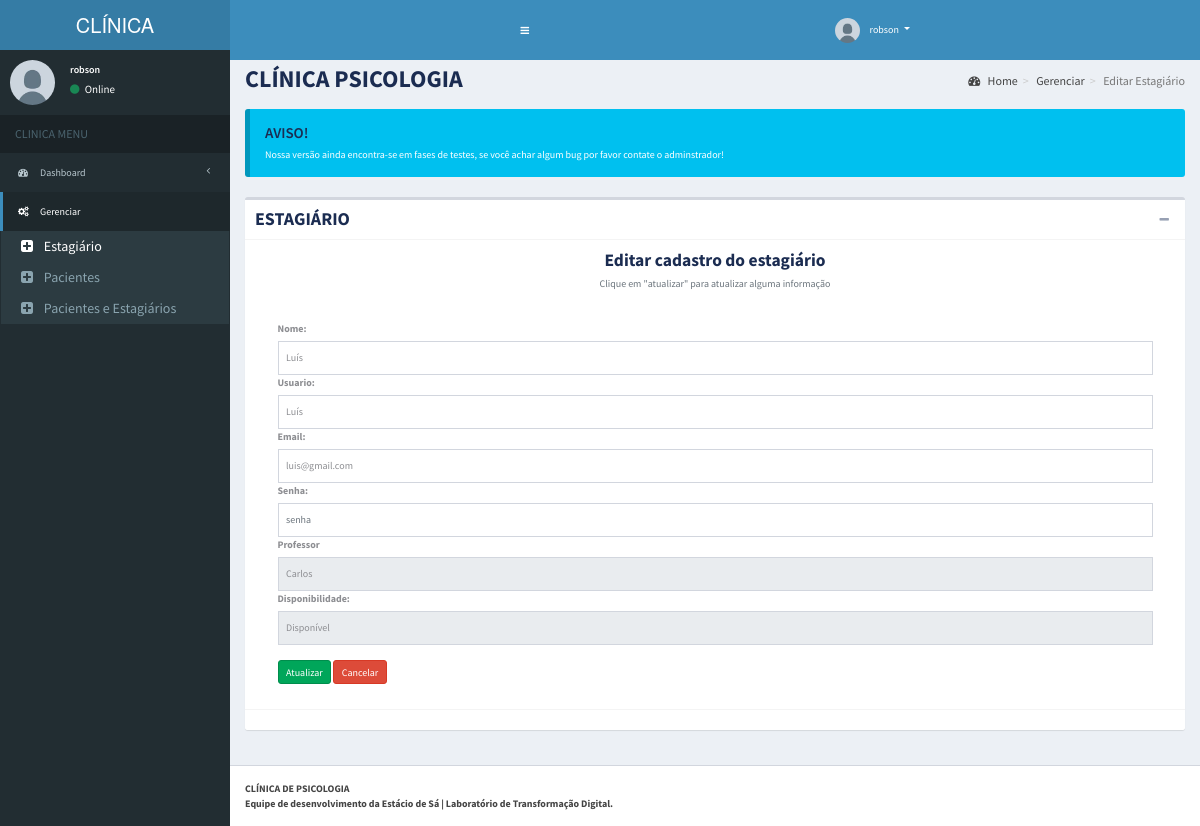
Page /professor/edit/edit-terapeuta.php?id=5 (signed in) on the committed database.
### tables this page shows
CREATE TABLE `tbl_user_terapeuta` (
  `id` int(11) NOT NULL,
  `id_disponibilidade` int(11) UNSIGNED NOT NULL,
  `id_professor` int(11) NOT NULL,
  `nome` varchar(50) NOT NULL,
  `usuario` varchar(20) NOT NULL,
  `email` varchar(100) NOT NULL,
  `senha` varchar(255) NOT NULL,
  `date` timestamp NOT NULL DEFAULT current_timestamp() ON UPDATE current_timestamp()
);

CREATE TABLE `tbl_professor` (
  `id` int(11) NOT NULL,
  `id_disponibilidade` int(11) UNSIGNED NOT NULL,
  `nome` varchar(50) NOT NULL,
  `usuario` varchar(20) NOT NULL,
  `email` varchar(100) NOT NULL,
  `senha` varchar(255) NOT NULL,
  `date` timestamp NOT NULL DEFAULT current_timestamp() ON UPDATE current_timestamp()
);

CREATE TABLE `tbl_disponibilidade` (
  `id` int(11) UNSIGNED NOT NULL,
  `disponibilidade` varchar(25) NOT NULL
);

### professor/edit/edit-terapeuta.php (the view, shortened to what this page needs)
<?php
include('../../db/conexao.php');
?>
<?php
$id = $_GET["id"];
?>
<!DOCTYPE html>
<html lang="pt-br">
<head>
  <link rel="stylesheet" href="../../admin/bootstrap/css/bootstrap.min.css">
  <link rel="stylesheet" href="https://maxcdn.bootstrapcdn.com/font-awesome/4.4.0/css/font-awesome.min.css">
  <link rel="stylesheet" href="https://code.ionicframework.com/ionicons/2.0.1/css/ionicons.min.css">
  <link rel="stylesheet" href="../../admin/dist/css/AdminLTE.min.css">
  <link rel="stylesheet" href="../../admin/dist/css/skins/_all-skins.min.css">
<body class="hold-transition skin-blue fixed sidebar-mini">
  <div class="wrapper">
    <head>
      <link rel="stylesheet" href="../../../bootstrap/css/bootstrap.min.css">
      <link rel="stylesheet" href="https://maxcdn.bootstrapcdn.com/font-awesome/4.4.0/css/font-awesome.min.css">
      <link rel="stylesheet" href="https://code.ionicframework.com/ionicons/2.0.1/css/ionicons.min.css">
      <link rel="stylesheet" href="../../../dist/css/AdminLTE.min.css">
      <link rel="stylesheet" href="../../../dist/css/skins/_all-skins.min.css">
    <body class="hold-transition skin-blue fixed sidebar-mini">
      <div class="wrapper">
        <header class="main-header">
          <a href="#" class="logo">
            <span class="logo-lg"><b>CLÍ</b>NICA</span>
          </a>
          <nav class="navbar navbar-static-top" role="navigation">
            <a href="#" class="sidebar-toggle" data-toggle="offcanvas" role="button">
            </a>
            <div class="navbar-custom-menu">
              <ul class="nav navbar-nav">
                <li class="dropdown user user-menu">
                  <a href="#" class="dropdown-toggle" data-toggle="dropdown">
                    <img src="../../admin/dist/img/user.jpg" class="user-image" alt="User Image">
                    <span class="hidden-xs"><?php echo $_SESSION['nome']; ?></span>
                  </a>
                </li>
              </ul>
            </div>
          </nav>
        </header>
        <aside class="main-sidebar">
          <section class="sidebar">
            <div class="user-panel">
              <div class="pull-left image">
                <img src="../../admin/dist/img/user.jpg" class="img-circle" alt="User Image">
              </div>
              <div class="pull-left info">
                <p><?php echo $_SESSION['nome']; ?></p>
                <a href="#"><i class="fa fa-circle text-success"></i> Online</a>
              </div>
            </div>
            <ul class="sidebar-menu">
              <li class="header">CLINICA MENU</li>
              <li class="treeview">
                <a href="#">
                  <i class="fa fa-dashboard"></i> <span>Dashboard</span> <i class="fa fa-angle-left pull-right"></i>
                </a>
              </li>
              <li class="treeview active">
                <a href="#">
                  <i class="fa fa-gears"></i>
                  <span>Gerenciar</span>
                </a>
                <ul class="treeview-menu">
                  <li class="active"><a href="../terapeutas.php"><i class="fa fa-plus-square"></i> Estagiário</a></li>
                  <li><a href="../pacientes.php"><i class="fa fa-plus-square"></i> Pacientes</a></li>
                  <li><a href="../pacientes-terapeutas.php"><i class="fa fa-plus-square"></i> Pacientes e Estagiários</a></li>
                </ul>
              </li>
          </section>
        </aside>
        <div class="content-wrapper">
          <section class="content-header">
            <h1>
              CLÍNICA PSICOLOGIA
            </h1>
            <ol class="breadcrumb">
              <li><a href="#"><i class="fa fa-dashboard"></i> Home</a></li>
              <li><a href="#">Gerenciar</a></li>
              <li class="active">Editar Estagiário</li>
            </ol>
          </section>
          <section class="content">
            <div class="callout callout-info">
              <h4>AVISO!</h4>
              <p>Nossa versão ainda encontra-se em fases de testes, se você achar algum bug por favor contate o adminstrador!</p>
            </div>
            <div class="box">
              <div class="box-header with-border">
                <h3 class="box-title">ESTAGIÁRIO</h3>
                <div class="box-tools pull-right">
                  <button class="btn btn-box-tool" data-widget="collapse" data-toggle="tooltip" title="Collapse"><i class="fa fa-minus"></i></button>
                </div>
              </div>
              <div class="box-body">
                <div class="container">
                  <div class="text-center mb-4">
                    <h3>Editar cadastro do estagiário</h3>
                    <p class="text-muted">Clique em "atualizar" para atualizar alguma informação</p>
                  </div>
                  <br>
                  <?php
                  $sql = "SELECT tbl_user_terapeuta.*, tbl_disponibilidade.*
                      FROM  tbl_user_terapeuta
                      JOIN tbl_disponibilidade
                      ON tbl_user_terapeuta.id_disponibilidade = tbl_disponibilidade.id
                      WHERE tbl_user_terapeuta.id = $id";
                  $result = mysqli_query($mysqli, $sql);
                  $row = mysqli_fetch_assoc($result);
                  ?>
                  <div class="container-fluid divForm">
                    <form action="" method="post">
                      <div class="container-fluid">
                        <label class="form-label">Nome:</label>
                        <input type="text" class="form-control custom-input" name="nome" value="<?php echo $row['nome']; ?>">
                        <label class="form-label">Usuario:</label>
                        <input type="text" class="form-control custom-input custom-input" name="usuario" value="<?php echo $row['usuario']; ?>">
                        <label class="form-label">Email:</label>
                        <input type="email" class="form-control custom-input" name="email" value="<?php echo $row['email']; ?>">
                        <label class="form-label">Senha:</label>
                        <input type="password" class="form-control custom-input" name="senha" placeholder="senha" value="">
                        <label for="Professor" class="form-label">Professor</label>
                        <select class="form-control custom-input" name="professor">
                          <?php
                          $sql_professor_terapeuta = "SELECT p.nome, p.id AS idProfessor FROM tbl_user_terapeuta t
                                                          INNER JOIN tbl_professor p ON t.id_professor = p.id
                                                          WHERE t.id = $id";
                          $result_professor_terapeuta = mysqli_query($mysqli, $sql_professor_terapeuta);
                          $row_professor_terapeuta = mysqli_fetch_assoc($result_professor_terapeuta);
                          $id_prof = $row_professor_terapeuta['idProfessor'];
                          ?>
                          <option value='<?php echo $id_prof ?>'><?php echo $row_professor_terapeuta['nome'] ?></option>
                        </select>
                        <?php
                        $sql_disponibilidade = "SELECT t.*, d.*
                                              FROM  tbl_user_terapeuta t
                                              JOIN tbl_disponibilidade d
                                              ON t.id_disponibilidade = d.id
                                              WHERE t.id = $id";
                        $result_disponibilidade = mysqli_query($mysqli, $sql_disponibilidade);
                        $row_disponibilidade = mysqli_fetch_assoc($result_disponibilidade);
                        ?>
                        <label class="form-label">Disponibilidade:</label>
                        <select class="form-control custom-input" name="disponibilidade" required id="inputDisponibilidade3">
                          <option value="<?php echo $row_disponibilidade['id_disponibilidade'] ?> ">
                            <?php echo $row_disponibilidade['disponibilidade']; ?>
                          </option>
                        </select>
                        <br>
                        <div>
                          <button type="submit" class="btn btn-success" name="submit">Atualizar</button>
                          <a href="../terapeutas.php" class="btn btn-danger">Cancelar</a>
                        </div>
                      </div>
                    </form> <br>
                  </div>
                </div>
              </div>
              <div class="box-footer">
              </div>
            </div>
          </section>
        </div>
        <footer class="main-footer">
          <strong>CLÍNICA DE PSICOLOGIA <br> Equipe de desenvolvimento da Estácio de Sá | Laboratório de Transformação Digital.</strong>
        </footer>
      </div>
    </body>
</html>

### professor/edit/edit-terapeuta.php (style rules this page uses)
div.divForm { width: 100%; }
form { width: 100%; }
.custom-input { width: 90%; }

### rows in the picture
tbl_user_terapeuta: nome "Luís", usuario "Luís", email "luis@gmail.com", disponibilidade "Disponível"
tbl_professor: professor "Carlos"

### other values in the picture
$_SESSION['nome'] "robson"
